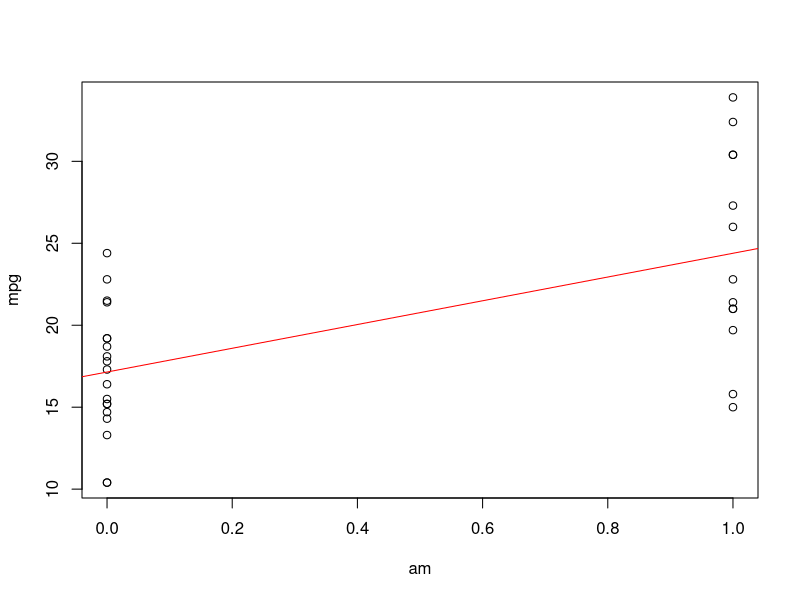

The R source for this figure:
result<-lm(mtcars$mpg~mtcars$am)
print(summary(result))

plot(mtcars$mpg~mtcars$am, xlab="am",ylab="mpg")
abline(result,col="red")